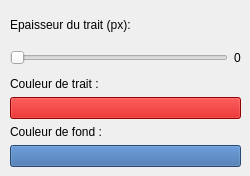
          <widget class="QWidget" name="page">
           <widget class="QWidget" name="layoutWidget">
            <property name="geometry">
             <rect>
              <x>10</x>
              <y>11</y>
              <width>231</width>
              <height>156</height>
             </rect>
            </property>
            <layout class="QVBoxLayout" name="verticalLayout">
             <item>
              <widget class="QLabel" name="label">
               <property name="text">
                <string>Epaisseur du trait (px):</string>
               </property>
              </widget>
             </item>
             <item>
              <layout class="QHBoxLayout" name="horizontalLayout_7">
               <item>
                <widget class="QSlider" name="horizontalSlider">
                 <property name="minimum">
                  <number>1</number>
                 </property>
                 <property name="maximum">
                  <number>100</number>
                 </property>
                 <property name="orientation">
                  <enum>Qt::Horizontal</enum>
                 </property>
                </widget>
               </item>
               <item>
                <widget class="QLabel" name="label_10">
                 <property name="text">
                  <string>0</string>
                 </property>
                </widget>
               </item>
              </layout>
             </item>
             <item>
              <layout class="QVBoxLayout" name="verticalLayout_6">
               <item>
                <widget class="QLabel" name="label_2">
                 <property name="text">
                  <string>Couleur de trait :</string>
                 </property>
                </widget>
               </item>
               <item>
                <widget class="QPushButton" name="pushButton">
                 <property name="autoFillBackground">
                  <bool>false</bool>
                 </property>
                 <property name="styleSheet">
                  <string notr="true">background-color: rgb(204, 0, 0);</string>
                 </property>
                 <property name="text">
                  <string/>
                 </property>
                </widget>
               </item>
              </layout>
             </item>
             <item>
              <layout class="QVBoxLayout" name="verticalLayout_7">
               <item>
                <widget class="QLabel" name="label_3">
                 <property name="text">
                  <string>Couleur de fond :</string>
                 </property>
                </widget>
               </item>
               <item>
                <widget class="QPushButton" name="pushButton_2">
                 <property name="autoFillBackground">
                  <bool>false</bool>
                 </property>
                 <property name="styleSheet">
                  <string notr="true">background-color: rgb(52, 101, 164);</string>
                 </property>
                 <property name="text">
                  <string/>
                 </property>
                </widget>
               </item>
              </layout>
             </item>
            </layout>
           </widget>
          </widget>
